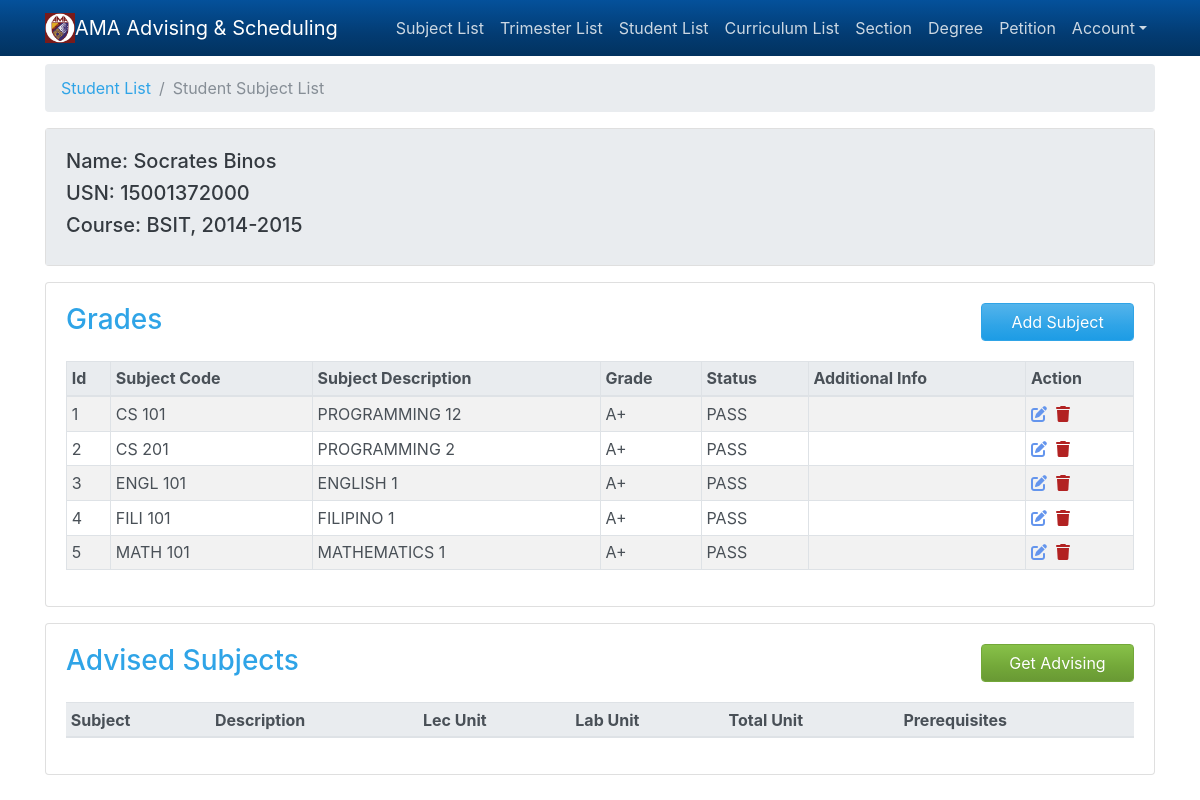
Screenshot of /index.php?view=student_subject&view_id=1 (signed in) with the database file from the repository.
### tables this page shows
CREATE TABLE `student_list` (
  `id` int(11) NOT NULL,
  `usn` varchar(50) NOT NULL,
  `name` varchar(100) NOT NULL,
  `curriculum_id` int(11) NOT NULL
);

CREATE TABLE `degree_list` (
  `id` int(11) NOT NULL,
  `degree_name` varchar(50) NOT NULL,
  `degree_desc` varchar(50) NOT NULL
);

CREATE TABLE `curriculum_list` (
  `id` int(11) NOT NULL,
  `degree_id` int(11) DEFAULT NULL,
  `curriculum_year` varchar(20) NOT NULL
);

CREATE TABLE `student_subject_list` (
  `id` int(11) NOT NULL,
  `student_id` int(11) NOT NULL,
  `subject_id` int(11) NOT NULL,
  `grade` varchar(10) DEFAULT NULL,
  `status` varchar(20) DEFAULT NULL,
  `add_info` varchar(50) DEFAULT NULL
);

CREATE TABLE `subject_list` (
  `id` int(11) NOT NULL,
  `subject_code` varchar(50) NOT NULL,
  `subject_name` varchar(50) NOT NULL,
  `subject_desc` varchar(50) NOT NULL,
  `subject_status` tinyint(1) NOT NULL,
  `lec_unit` int(11) NOT NULL,
  `lab_unit` int(11) NOT NULL DEFAULT 0
);

### includes/db_config.php (called while the page is built, shortened)
<?php
$host = 'localhost';
$user = 'root';
$password = '';
$database = 'ama';
$connect = mysqli_connect($host, $user, $password, $database);
function query($sql) {
	global $connect;
	$result = mysqli_query($connect, $sql);
	return $result;
}

### pages/student_subject_list.php (the view, shortened to what this page needs)
<?php
if (isset($_GET['view_id'])) {
	$student_id = $_GET['view_id'];
	$student_list = query("SELECT	sl.id
								, 	sl.usn
								, 	sl.name
								,	sl.curriculum_id
								, 	cl.curriculum_year
								, 	dl.degree_name
							from 	student_list sl
							inner join curriculum_list cl
									on sl.curriculum_id = cl.id
							inner join degree_list dl
									on cl.degree_id = dl.id
							where 	sl.id = '$student_id'");
	$student_subject_list = query("SELECT   ss.id
										, 	sl.subject_code
										, 	sl.subject_desc
										, 	ss.grade
										, 	ss.status
										, 	ss.add_info
								FROM  student_subject_list ss
								inner join  curriculum_subject cs
											on ss.subject_id = cs.id
								inner join  subject_list sl
											on cs.subject_id = sl.id
								where 		ss.student_id = '$student_id'");
}
?>
<ol class="breadcrumb">
	<li class="breadcrumb-item active"><a href="index.php?menu=student_list">Student List</a></li>
	<li class="breadcrumb-item active">Student Subject List</li>
</ol>
<?php
if ($student_list) :
	while ($student = mysqli_fetch_assoc($student_list)) :
			?>
			<div class="card">
				<div class="card-body bg-secondary">
					<h5 class="text-dark">Name: <?php echo $student['name'] ?></h5>
					<h5 class="text-dark">USN: <?php echo $student['usn'] ?></h5>
					<h5 class="text-dark">Course: <?php echo $student['degree_name'] . ', ' . $student['curriculum_year'] ?></h5>
				</div>
			</div>
			<?php
	endwhile;
endif;
?>
<div class="mt-3">
	<div class="card">
	<div class="card-body">
		<div class="row">
			<div class="form-group col-md-10">
				<h3>Grades</h3>
			</div>
			<div class="form-group col-md-2">
				<a class="btn btn-primary form-control" href="index.php?new=student_subject&student_id=<?php echo $student_id ?>">Add Subject</a>
			</div>
		</div>
		<div class="table-responsive">
			<table class="table table-sm table-bordered table-bordered table-striped">
				<thead class="thead-light">
					<tr>
						<th>Id</th>
						<th>Subject Code</th>
						<th>Subject Description</th>
						<th>Grade</th>
						<th>Status</th>
						<th>Additional Info</th>
						<th>Action</th>
					</tr>
				</thead>
				<tbody>
					<?php
					if ($student_subject_list) :
						while ($student_subject = mysqli_fetch_assoc($student_subject_list)) : ?>
								<tr>
									<td><?php echo $student_subject['id'] ?></td>
									<td><?php echo $student_subject['subject_code'] ?></td>
									<td><?php echo $student_subject['subject_desc'] ?></td>
									<td><?php echo $student_subject['grade'] ?></td>
									<td><?php echo $student_subject['status'] ?></td>
									<td><?php echo $student_subject['add_info'] ?></td>
									<td>
										<a href="index.php?edit=student_subject&edit_id=<?php echo $student_subject['id'] ?>" title="Edit"><i class="fas fa-edit"></i></a>&nbsp;
										<a href="index.php?delete=student_subject&delete_id=<?php echo $student_subject['id'] ?>" title="Delete"><i class="fas fa-trash"></i></a>
									</td>
								</tr>
								<?php
						endwhile;
					endif;
					?>
				</tbody>
			</table>
		</div>
	</div>
	</div>
</div>
<div class="mt-3">
	<div class="card">
		<div class="card-body">
			<form method="POST">
				<div class="row">
					<div class="form-group col-md-10">
						<h3>Advised Subjects</h3>
					</div>
					<div class="form-group col-md-2">
						<button class="btn btn-success form-control" name="get_advising">Get Advising</button>
					</div>
				</div>
			</form>
			<div class="table-responsive">
				<table class="table table-sm table-striped table-hover">
					<thead class="thead-light">
						<tr>
							<th>Subject</th>
							<th>Description</th>
							<th>Lec Unit</th>
							<th>Lab Unit</th>
							<th>Total Unit</th>
							<th>Prerequisites</th>
						</tr>
					</thead>
</div>

### css/mystyle.css (style rules this page uses)
.fa-edit { color: #6495ED; }
.fa-trash { color: #B22222; }

### rows the page displays
student_list: name "Socrates Binos", usn "15001372000", degree_list.degree_name "BSIT", curriculum.curriculum_year "2014-2015"
student_subject_list: id "1", subject_list.subject_code "CS 101", subject_list.subject_desc "PROGRAMMING 12", grade "A+", status "PASS"
student_subject_list: id "2", subject_list.subject_code "CS 201", subject_list.subject_desc "PROGRAMMING 2", grade "A+", status "PASS"
student_subject_list: id "3", subject_list.subject_code "ENGL 101", subject_list.subject_desc "ENGLISH 1", grade "A+", status "PASS"
student_subject_list: id "4", subject_list.subject_code "FILI 101", subject_list.subject_desc "FILIPINO 1", grade "A+", status "PASS"
student_subject_list: id "5", subject_list.subject_code "MATH 101", subject_list.subject_desc "MATHEMATICS 1", grade "A+", status "PASS"
